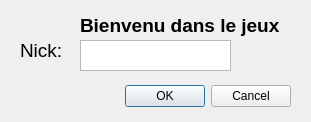
<?xml version="1.0" encoding="UTF-8"?>
<ui version="4.0">
 <class>Test</class>
 <widget class="QDialog" name="Test">
  <property name="geometry">
   <rect>
    <x>0</x>
    <y>0</y>
    <width>311</width>
    <height>122</height>
   </rect>
  </property>
  <property name="windowTitle">
   <string>Test</string>
  </property>
  <widget class="QDialogButtonBox" name="buttonBox">
   <property name="geometry">
    <rect>
     <x>0</x>
     <y>80</y>
     <width>291</width>
     <height>32</height>
    </rect>
   </property>
   <property name="orientation">
    <enum>Qt::Horizontal</enum>
   </property>
   <property name="standardButtons">
    <set>QDialogButtonBox::Cancel|QDialogButtonBox::Ok</set>
   </property>
  </widget>
  <widget class="QLabel" name="label">
   <property name="geometry">
    <rect>
     <x>80</x>
     <y>10</y>
     <width>211</width>
     <height>31</height>
    </rect>
   </property>
   <property name="font">
    <font>
     <pointsize>14</pointsize>
     <weight>75</weight>
     <bold>true</bold>
    </font>
   </property>
   <property name="text">
    <string>Bienvenu dans le jeux</string>
   </property>
  </widget>
  <widget class="QTextEdit" name="textEdit">
   <property name="geometry">
    <rect>
     <x>80</x>
     <y>40</y>
     <width>151</width>
     <height>31</height>
    </rect>
   </property>
  </widget>
  <widget class="QLabel" name="label_2">
   <property name="geometry">
    <rect>
     <x>20</x>
     <y>40</y>
     <width>51</width>
     <height>21</height>
    </rect>
   </property>
   <property name="font">
    <font>
     <pointsize>14</pointsize>
     <weight>50</weight>
     <bold>false</bold>
    </font>
   </property>
   <property name="text">
    <string>Nick:</string>
   </property>
  </widget>
 </widget>
 <resources/>
 <connections>
  <connection>
   <sender>buttonBox</sender>
   <signal>accepted()</signal>
   <receiver>Test</receiver>
   <slot>accept()</slot>
   <hints>
    <hint type="sourcelabel">
     <x>218</x>
     <y>94</y>
    </hint>
    <hint type="destinationlabel">
     <x>157</x>
     <y>121</y>
    </hint>
   </hints>
  </connection>
  <connection>
   <sender>buttonBox</sender>
   <signal>rejected()</signal>
   <receiver>Test</receiver>
   <slot>reject()</slot>
   <hints>
    <hint type="sourcelabel">
     <x>286</x>
     <y>100</y>
    </hint>
    <hint type="destinationlabel">
     <x>286</x>
     <y>121</y>
    </hint>
   </hints>
  </connection>
 </connections>
</ui>
